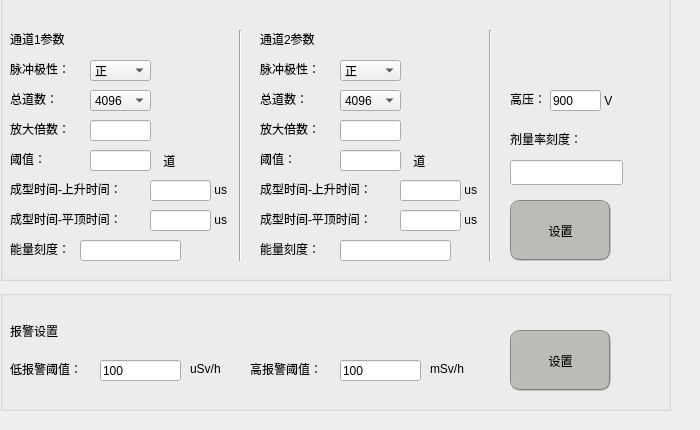
<?xml version="1.0" encoding="UTF-8"?>
<ui version="4.0">
 <class>Sys_set</class>
 <widget class="QWidget" name="Sys_set">
  <property name="geometry">
   <rect>
    <x>0</x>
    <y>0</y>
    <width>700</width>
    <height>430</height>
   </rect>
  </property>
  <property name="windowTitle">
   <string>Form</string>
  </property>
  <property name="styleSheet">
   <string notr="true"/>
  </property>
  <widget class="QGroupBox" name="groupBox_4">
   <property name="geometry">
    <rect>
     <x>0</x>
     <y>290</y>
     <width>671</width>
     <height>121</height>
    </rect>
   </property>
   <property name="title">
    <string/>
   </property>
   <widget class="QLabel" name="label_20">
    <property name="geometry">
     <rect>
      <x>10</x>
      <y>30</y>
      <width>71</width>
      <height>21</height>
     </rect>
    </property>
    <property name="styleSheet">
     <string notr="true">font: 75 11pt &quot;文泉驿等宽微米黑&quot;;</string>
    </property>
    <property name="text">
     <string>报警设置</string>
    </property>
   </widget>
   <widget class="QLabel" name="label_21">
    <property name="geometry">
     <rect>
      <x>10</x>
      <y>70</y>
      <width>91</width>
      <height>17</height>
     </rect>
    </property>
    <property name="text">
     <string>低报警阈值：</string>
    </property>
   </widget>
   <widget class="QLineEdit" name="lineEdit_2">
    <property name="geometry">
     <rect>
      <x>100</x>
      <y>70</y>
      <width>81</width>
      <height>21</height>
     </rect>
    </property>
    <property name="text">
     <string>100</string>
    </property>
   </widget>
   <widget class="QLabel" name="label_22">
    <property name="geometry">
     <rect>
      <x>250</x>
      <y>70</y>
      <width>91</width>
      <height>17</height>
     </rect>
    </property>
    <property name="text">
     <string>高报警阈值：</string>
    </property>
   </widget>
   <widget class="QLineEdit" name="lineEdit_3">
    <property name="geometry">
     <rect>
      <x>340</x>
      <y>70</y>
      <width>81</width>
      <height>21</height>
     </rect>
    </property>
    <property name="text">
     <string>100</string>
    </property>
   </widget>
   <widget class="QPushButton" name="pushButton">
    <property name="geometry">
     <rect>
      <x>510</x>
      <y>40</y>
      <width>101</width>
      <height>61</height>
     </rect>
    </property>
    <property name="styleSheet">
     <string notr="true">QPushButton{background-color:rgb(186, 189, 182);color:black;border-radius:10px;border:2px groove gray;}

QPushButton:pressed{border-style:inset;}</string>
    </property>
    <property name="text">
     <string>设置</string>
    </property>
   </widget>
   <widget class="QLabel" name="label_48">
    <property name="geometry">
     <rect>
      <x>190</x>
      <y>70</y>
      <width>41</width>
      <height>17</height>
     </rect>
    </property>
    <property name="text">
     <string>uSv/h</string>
    </property>
   </widget>
   <widget class="QLabel" name="label_49">
    <property name="geometry">
     <rect>
      <x>430</x>
      <y>70</y>
      <width>41</width>
      <height>17</height>
     </rect>
    </property>
    <property name="text">
     <string>mSv/h</string>
    </property>
   </widget>
  </widget>
  <widget class="QGroupBox" name="groupBox">
   <property name="geometry">
    <rect>
     <x>0</x>
     <y>-10</y>
     <width>671</width>
     <height>291</height>
    </rect>
   </property>
   <property name="styleSheet">
    <string notr="true"/>
   </property>
   <property name="title">
    <string/>
   </property>
   <widget class="Line" name="line">
    <property name="geometry">
     <rect>
      <x>230</x>
      <y>40</y>
      <width>20</width>
      <height>231</height>
     </rect>
    </property>
    <property name="orientation">
     <enum>Qt::Vertical</enum>
    </property>
   </widget>
   <widget class="Line" name="line_3">
    <property name="geometry">
     <rect>
      <x>480</x>
      <y>40</y>
      <width>20</width>
      <height>231</height>
     </rect>
    </property>
    <property name="orientation">
     <enum>Qt::Vertical</enum>
    </property>
   </widget>
   <widget class="QLabel" name="label_2">
    <property name="geometry">
     <rect>
      <x>10</x>
      <y>40</y>
      <width>71</width>
      <height>17</height>
     </rect>
    </property>
    <property name="styleSheet">
     <string notr="true">font: 75 11pt &quot;文泉驿等宽微米黑&quot;;</string>
    </property>
    <property name="text">
     <string>通道1参数</string>
    </property>
   </widget>
   <widget class="QLabel" name="label_3">
    <property name="geometry">
     <rect>
      <x>10</x>
      <y>70</y>
      <width>71</width>
      <height>17</height>
     </rect>
    </property>
    <property name="text">
     <string>脉冲极性：</string>
    </property>
   </widget>
   <widget class="QLabel" name="label_4">
    <property name="geometry">
     <rect>
      <x>10</x>
      <y>100</y>
      <width>67</width>
      <height>17</height>
     </rect>
    </property>
    <property name="text">
     <string>总道数：</string>
    </property>
   </widget>
   <widget class="QLabel" name="label_5">
    <property name="geometry">
     <rect>
      <x>10</x>
      <y>130</y>
      <width>67</width>
      <height>17</height>
     </rect>
    </property>
    <property name="text">
     <string>放大倍数：</string>
    </property>
   </widget>
   <widget class="QLabel" name="label_6">
    <property name="geometry">
     <rect>
      <x>10</x>
      <y>160</y>
      <width>67</width>
      <height>17</height>
     </rect>
    </property>
    <property name="text">
     <string>阈值：</string>
    </property>
   </widget>
   <widget class="QLabel" name="label_7">
    <property name="geometry">
     <rect>
      <x>10</x>
      <y>190</y>
      <width>141</width>
      <height>17</height>
     </rect>
    </property>
    <property name="text">
     <string>成型时间-上升时间：</string>
    </property>
   </widget>
   <widget class="QLabel" name="label_8">
    <property name="geometry">
     <rect>
      <x>10</x>
      <y>220</y>
      <width>131</width>
      <height>17</height>
     </rect>
    </property>
    <property name="text">
     <string>成型时间-平顶时间：</string>
    </property>
   </widget>
   <widget class="QLabel" name="label_9">
    <property name="geometry">
     <rect>
      <x>10</x>
      <y>250</y>
      <width>81</width>
      <height>17</height>
     </rect>
    </property>
    <property name="text">
     <string>能量刻度：</string>
    </property>
   </widget>
   <widget class="QLabel" name="label_10">
    <property name="geometry">
     <rect>
      <x>260</x>
      <y>130</y>
      <width>67</width>
      <height>17</height>
     </rect>
    </property>
    <property name="text">
     <string>放大倍数：</string>
    </property>
   </widget>
   <widget class="QLabel" name="label_11">
    <property name="geometry">
     <rect>
      <x>260</x>
      <y>190</y>
      <width>141</width>
      <height>17</height>
     </rect>
    </property>
    <property name="text">
     <string>成型时间-上升时间：</string>
    </property>
   </widget>
   <widget class="QLabel" name="label_12">
    <property name="geometry">
     <rect>
      <x>260</x>
      <y>40</y>
      <width>71</width>
      <height>17</height>
     </rect>
    </property>
    <property name="styleSheet">
     <string notr="true">font: 75 11pt &quot;文泉驿等宽微米黑&quot;;</string>
    </property>
    <property name="text">
     <string>通道2参数</string>
    </property>
   </widget>
   <widget class="QLabel" name="label_13">
    <property name="geometry">
     <rect>
      <x>260</x>
      <y>160</y>
      <width>67</width>
      <height>17</height>
     </rect>
    </property>
    <property name="text">
     <string>阈值：</string>
    </property>
   </widget>
   <widget class="QLabel" name="label_14">
    <property name="geometry">
     <rect>
      <x>260</x>
      <y>250</y>
      <width>81</width>
      <height>17</height>
     </rect>
    </property>
    <property name="text">
     <string>能量刻度：</string>
    </property>
   </widget>
   <widget class="QLabel" name="label_15">
    <property name="geometry">
     <rect>
      <x>260</x>
      <y>100</y>
      <width>67</width>
      <height>17</height>
     </rect>
    </property>
    <property name="text">
     <string>总道数：</string>
    </property>
   </widget>
   <widget class="QLabel" name="label_16">
    <property name="geometry">
     <rect>
      <x>260</x>
      <y>220</y>
      <width>131</width>
      <height>17</height>
     </rect>
    </property>
    <property name="text">
     <string>成型时间-平顶时间：</string>
    </property>
   </widget>
   <widget class="QLabel" name="label_17">
    <property name="geometry">
     <rect>
      <x>260</x>
      <y>70</y>
      <width>71</width>
      <height>17</height>
     </rect>
    </property>
    <property name="text">
     <string>脉冲极性：</string>
    </property>
   </widget>
   <widget class="QLabel" name="label_18">
    <property name="geometry">
     <rect>
      <x>510</x>
      <y>100</y>
      <width>51</width>
      <height>17</height>
     </rect>
    </property>
    <property name="text">
     <string>高压：</string>
    </property>
   </widget>
   <widget class="QLabel" name="label_19">
    <property name="geometry">
     <rect>
      <x>510</x>
      <y>140</y>
      <width>91</width>
      <height>17</height>
     </rect>
    </property>
    <property name="text">
     <string>剂量率刻度：</string>
    </property>
   </widget>
   <widget class="QLineEdit" name="lineEdit">
    <property name="geometry">
     <rect>
      <x>510</x>
      <y>170</y>
      <width>113</width>
      <height>25</height>
     </rect>
    </property>
   </widget>
   <widget class="QLineEdit" name="lineEdit_4">
    <property name="geometry">
     <rect>
      <x>550</x>
      <y>100</y>
      <width>51</width>
      <height>21</height>
     </rect>
    </property>
    <property name="text">
     <string>900</string>
    </property>
   </widget>
   <widget class="QPushButton" name="pushButton_2">
    <property name="geometry">
     <rect>
      <x>510</x>
      <y>210</y>
      <width>101</width>
      <height>61</height>
     </rect>
    </property>
    <property name="styleSheet">
     <string notr="true">QPushButton{background-color:rgb(186, 189, 182);color:black;border-radius:10px;border:2px groove gray;}

QPushButton:pressed{border-style:inset;}</string>
    </property>
    <property name="text">
     <string>设置</string>
    </property>
   </widget>
   <widget class="QComboBox" name="comboBox">
    <property name="geometry">
     <rect>
      <x>90</x>
      <y>70</y>
      <width>61</width>
      <height>21</height>
     </rect>
    </property>
    <item>
     <property name="text">
      <string>正</string>
     </property>
    </item>
    <item>
     <property name="text">
      <string>负</string>
     </property>
    </item>
   </widget>
   <widget class="QComboBox" name="comboBox_2">
    <property name="geometry">
     <rect>
      <x>340</x>
      <y>70</y>
      <width>61</width>
      <height>21</height>
     </rect>
    </property>
    <item>
     <property name="text">
      <string>正</string>
     </property>
    </item>
    <item>
     <property name="text">
      <string>负</string>
     </property>
    </item>
   </widget>
   <widget class="QComboBox" name="comboBox_3">
    <property name="geometry">
     <rect>
      <x>90</x>
      <y>100</y>
      <width>61</width>
      <height>21</height>
     </rect>
    </property>
    <item>
     <property name="text">
      <string>4096</string>
     </property>
    </item>
   </widget>
   <widget class="QComboBox" name="comboBox_4">
    <property name="geometry">
     <rect>
      <x>340</x>
      <y>100</y>
      <width>61</width>
      <height>21</height>
     </rect>
    </property>
    <item>
     <property name="text">
      <string>4096</string>
     </property>
    </item>
   </widget>
   <widget class="QLineEdit" name="lineEdit_5">
    <property name="geometry">
     <rect>
      <x>90</x>
      <y>130</y>
      <width>61</width>
      <height>21</height>
     </rect>
    </property>
   </widget>
   <widget class="QLineEdit" name="lineEdit_6">
    <property name="geometry">
     <rect>
      <x>340</x>
      <y>130</y>
      <width>61</width>
      <height>21</height>
     </rect>
    </property>
   </widget>
   <widget class="QLineEdit" name="lineEdit_7">
    <property name="geometry">
     <rect>
      <x>90</x>
      <y>160</y>
      <width>61</width>
      <height>21</height>
     </rect>
    </property>
   </widget>
   <widget class="QLineEdit" name="lineEdit_8">
    <property name="geometry">
     <rect>
      <x>340</x>
      <y>160</y>
      <width>61</width>
      <height>21</height>
     </rect>
    </property>
   </widget>
   <widget class="QLineEdit" name="lineEdit_9">
    <property name="geometry">
     <rect>
      <x>150</x>
      <y>190</y>
      <width>61</width>
      <height>21</height>
     </rect>
    </property>
   </widget>
   <widget class="QLineEdit" name="lineEdit_10">
    <property name="geometry">
     <rect>
      <x>150</x>
      <y>220</y>
      <width>61</width>
      <height>21</height>
     </rect>
    </property>
   </widget>
   <widget class="QLineEdit" name="lineEdit_11">
    <property name="geometry">
     <rect>
      <x>400</x>
      <y>190</y>
      <width>61</width>
      <height>21</height>
     </rect>
    </property>
   </widget>
   <widget class="QLineEdit" name="lineEdit_12">
    <property name="geometry">
     <rect>
      <x>400</x>
      <y>220</y>
      <width>61</width>
      <height>21</height>
     </rect>
    </property>
   </widget>
   <widget class="QLineEdit" name="lineEdit_23">
    <property name="geometry">
     <rect>
      <x>80</x>
      <y>250</y>
      <width>101</width>
      <height>21</height>
     </rect>
    </property>
   </widget>
   <widget class="QLineEdit" name="lineEdit_24">
    <property name="geometry">
     <rect>
      <x>340</x>
      <y>250</y>
      <width>111</width>
      <height>21</height>
     </rect>
    </property>
   </widget>
   <widget class="QLabel" name="label_41">
    <property name="geometry">
     <rect>
      <x>160</x>
      <y>160</y>
      <width>21</width>
      <height>21</height>
     </rect>
    </property>
    <property name="text">
     <string> 道</string>
    </property>
   </widget>
   <widget class="QLabel" name="label_42">
    <property name="geometry">
     <rect>
      <x>410</x>
      <y>160</y>
      <width>21</width>
      <height>21</height>
     </rect>
    </property>
    <property name="text">
     <string> 道</string>
    </property>
   </widget>
   <widget class="QLabel" name="label_43">
    <property name="geometry">
     <rect>
      <x>211</x>
      <y>190</y>
      <width>20</width>
      <height>20</height>
     </rect>
    </property>
    <property name="text">
     <string> us</string>
    </property>
   </widget>
   <widget class="QLabel" name="label_44">
    <property name="geometry">
     <rect>
      <x>211</x>
      <y>220</y>
      <width>20</width>
      <height>20</height>
     </rect>
    </property>
    <property name="text">
     <string> us</string>
    </property>
   </widget>
   <widget class="QLabel" name="label_45">
    <property name="geometry">
     <rect>
      <x>461</x>
      <y>190</y>
      <width>20</width>
      <height>20</height>
     </rect>
    </property>
    <property name="text">
     <string> us</string>
    </property>
   </widget>
   <widget class="QLabel" name="label_46">
    <property name="geometry">
     <rect>
      <x>461</x>
      <y>220</y>
      <width>20</width>
      <height>20</height>
     </rect>
    </property>
    <property name="text">
     <string> us</string>
    </property>
   </widget>
   <widget class="QLabel" name="label_47">
    <property name="geometry">
     <rect>
      <x>601</x>
      <y>100</y>
      <width>20</width>
      <height>21</height>
     </rect>
    </property>
    <property name="text">
     <string> V</string>
    </property>
   </widget>
  </widget>
 </widget>
 <resources/>
 <connections/>
</ui>
